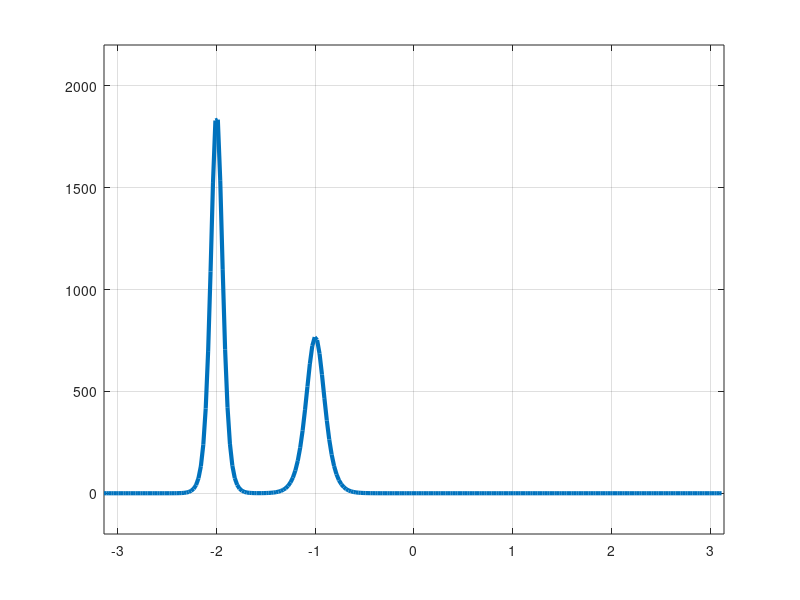

MATLAB code to generate this figure: (Note: this script raises an error after producing the figure.)
% kdv.m - Solve KdV equation by Fourier spectral/ETDRK4 scheme
%         A.-K. Kassam and L. N. Trefethen 4/03
%
% This code solves the Korteweg-de Vries eq. u_t+uu_x+u_xxx=0
% with periodic BCs on [-pi,pi] and initial condition given by
% a pair of solitons.  The curve evolves up to t=0.005 and at
% the end u(x=0) is printed to 6-digit accuracy.  Changing N
% to 384 and h to 2.5e-7 improves this to 10 digits but takes
% four times longer.

% Set up grid and two-soliton initial data:
  N = 256; x = (2*pi/N)*(-N/2:N/2-1)';
  A = 25; B = 16;
  u = 3*A^2*sech(.5*(A*(x+2))).^2+3*B^2*sech(.5*(B*(x+1))).^2;
  p = plot(x,u,'linewidth',3);
  axis([-pi pi -200 2200]), grid on

% Precompute ETDRK4 scalar quantities (Kassam-Trefethen):
  h = 1e-6;                               % time step
  k = [0:N/2-1 0 -N/2+1:-1]';             % wave numbers
  L = 1i*k.^3;                            % Fourier multipliers
  E = exp(h*L); E2 = exp(h*L/2);
  M = 64;                                 % no. pts for complex means
  r = exp(2i*pi*((1:M)-0.5)/M);           % roots of unity
  LR = h*L(:,ones(M,1))+r(ones(N,1),:);
  Q  = h*mean(                  (exp(LR/2)-1)./LR   ,2);
  f1 = h*mean((-4-LR+exp(LR).*(4-3*LR+LR.^2))./LR.^3,2);
  f2 = h*mean(    (4+2*LR+exp(LR).*(-4+2*LR))./LR.^3,2);
  f3 = h*mean((-4-3*LR-LR.^2+exp(LR).*(4-LR))./LR.^3,2);
  g = -.5i*k;

% Time-stepping by ETDRK4 formula (Cox-Matthews):
  set(gcf,'doublebuffer','on')
  disp('press <return> to begin'), pause  % wait for user input
  t = 0; step = 0; v = fft(u);
  while t+h/2 < .005
    step = step+1;
    t = t+h;
    Nv = g.*fft(real(ifft(v)).^2);
    a = E2.*v+Q.*Nv;        Na = g.*fft(real(ifft(a)).^2);
    b = E2.*v+Q.*Na;        Nb = g.*fft(real(ifft(b)).^2);
    c = E2.*a+Q.*(2*Nb-Nv); Nc = g.*fft(real(ifft(c)).^2);
    v = E.*v+(Nv.*f1+(Na+Nb).*f2+Nc.*f3);
    if mod(step,25)==0
      u = real(ifft(v)); set(p,'ydata',u)
      title(sprintf('t = %7.5f',t),'fontsize',18), drawnow
    end
  end
  text(-2.4,900,sprintf('u(0) = %11.7f',u(N/2+1)),...
               'fontsize',18,'color','r')

